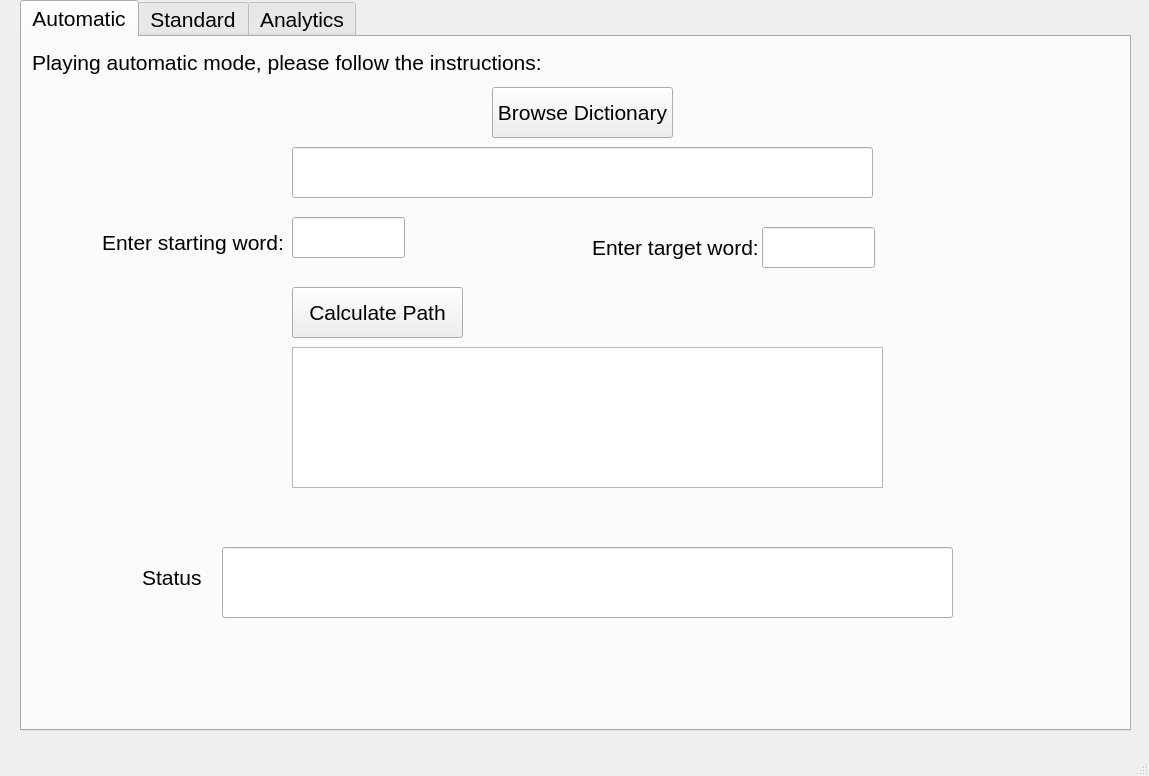
<?xml version="1.0" encoding="UTF-8"?>
<ui version="4.0">
 <class>MainWindow</class>
 <widget class="QMainWindow" name="MainWindow">
  <property name="geometry">
   <rect>
    <x>0</x>
    <y>0</y>
    <width>1149</width>
    <height>776</height>
   </rect>
  </property>
  <property name="minimumSize">
   <size>
    <width>0</width>
    <height>0</height>
   </size>
  </property>
  <property name="maximumSize">
   <size>
    <width>16777215</width>
    <height>16777215</height>
   </size>
  </property>
  <property name="sizeIncrement">
   <size>
    <width>0</width>
    <height>0</height>
   </size>
  </property>
  <property name="font">
   <font>
    <pointsize>16</pointsize>
   </font>
  </property>
  <property name="windowTitle">
   <string>MainWindow</string>
  </property>
  <widget class="QWidget" name="centralwidget">
   <widget class="QTabWidget" name="tabWidget">
    <property name="geometry">
     <rect>
      <x>20</x>
      <y>0</y>
      <width>1111</width>
      <height>731</height>
     </rect>
    </property>
    <property name="currentIndex">
     <number>0</number>
    </property>
    <widget class="QWidget" name="tab">
     <attribute name="title">
      <string>Automatic</string>
     </attribute>
     <widget class="QLabel" name="label">
      <property name="geometry">
       <rect>
        <x>10</x>
        <y>0</y>
        <width>621</width>
        <height>51</height>
       </rect>
      </property>
      <property name="text">
       <string>Playing automatic mode, please follow the instructions:</string>
      </property>
     </widget>
     <widget class="QLabel" name="label_2">
      <property name="geometry">
       <rect>
        <x>80</x>
        <y>180</y>
        <width>181</width>
        <height>51</height>
       </rect>
      </property>
      <property name="text">
       <string>Enter starting word:</string>
      </property>
     </widget>
     <widget class="QLabel" name="label_3">
      <property name="geometry">
       <rect>
        <x>570</x>
        <y>190</y>
        <width>171</width>
        <height>41</height>
       </rect>
      </property>
      <property name="text">
       <string>Enter target word:</string>
      </property>
     </widget>
     <widget class="QLineEdit" name="startWordEdit">
      <property name="geometry">
       <rect>
        <x>270</x>
        <y>180</y>
        <width>113</width>
        <height>41</height>
       </rect>
      </property>
     </widget>
     <widget class="QLineEdit" name="targetWordEdit">
      <property name="geometry">
       <rect>
        <x>740</x>
        <y>190</y>
        <width>113</width>
        <height>41</height>
       </rect>
      </property>
     </widget>
     <widget class="QPushButton" name="pathPushButton">
      <property name="geometry">
       <rect>
        <x>270</x>
        <y>250</y>
        <width>171</width>
        <height>51</height>
       </rect>
      </property>
      <property name="text">
       <string>Calculate Path</string>
      </property>
     </widget>
     <widget class="QTextEdit" name="textEdit">
      <property name="geometry">
       <rect>
        <x>270</x>
        <y>310</y>
        <width>591</width>
        <height>141</height>
       </rect>
      </property>
     </widget>
     <widget class="QPushButton" name="browseButton_1">
      <property name="geometry">
       <rect>
        <x>470</x>
        <y>50</y>
        <width>181</width>
        <height>51</height>
       </rect>
      </property>
      <property name="text">
       <string>Browse Dictionary</string>
      </property>
     </widget>
     <widget class="QLineEdit" name="dictionaryPathLineEdit_1">
      <property name="geometry">
       <rect>
        <x>270</x>
        <y>110</y>
        <width>581</width>
        <height>51</height>
       </rect>
      </property>
     </widget>
     <widget class="QLineEdit" name="statusEdit_2">
      <property name="geometry">
       <rect>
        <x>200</x>
        <y>510</y>
        <width>731</width>
        <height>71</height>
       </rect>
      </property>
     </widget>
     <widget class="QLabel" name="label_7">
      <property name="geometry">
       <rect>
        <x>120</x>
        <y>520</y>
        <width>61</width>
        <height>41</height>
       </rect>
      </property>
      <property name="text">
       <string>Status:</string>
      </property>
     </widget>
    </widget>
    <widget class="QWidget" name="tab_2">
     <attribute name="title">
      <string>Standard</string>
     </attribute>
     <widget class="QPushButton" name="browseButton_2">
      <property name="geometry">
       <rect>
        <x>30</x>
        <y>40</y>
        <width>191</width>
        <height>51</height>
       </rect>
      </property>
      <property name="text">
       <string>Browse Dictionary</string>
      </property>
     </widget>
     <widget class="QLineEdit" name="dictionaryPathLineEdit_2">
      <property name="geometry">
       <rect>
        <x>240</x>
        <y>40</y>
        <width>461</width>
        <height>61</height>
       </rect>
      </property>
     </widget>
     <widget class="QLabel" name="startWordDisplayLabel">
      <property name="geometry">
       <rect>
        <x>90</x>
        <y>220</y>
        <width>141</width>
        <height>41</height>
       </rect>
      </property>
      <property name="text">
       <string>Starting Word:</string>
      </property>
     </widget>
     <widget class="QLabel" name="endWordDisplayLabel">
      <property name="geometry">
       <rect>
        <x>650</x>
        <y>230</y>
        <width>131</width>
        <height>31</height>
       </rect>
      </property>
      <property name="text">
       <string>Ending Word:</string>
      </property>
     </widget>
     <widget class="QLineEdit" name="userStartWord">
      <property name="geometry">
       <rect>
        <x>240</x>
        <y>220</y>
        <width>121</width>
        <height>41</height>
       </rect>
      </property>
     </widget>
     <widget class="QLineEdit" name="userEndWord">
      <property name="geometry">
       <rect>
        <x>780</x>
        <y>220</y>
        <width>131</width>
        <height>41</height>
       </rect>
      </property>
     </widget>
     <widget class="QTextEdit" name="userInputPath">
      <property name="geometry">
       <rect>
        <x>240</x>
        <y>330</y>
        <width>671</width>
        <height>51</height>
       </rect>
      </property>
     </widget>
     <widget class="QLabel" name="label_5">
      <property name="geometry">
       <rect>
        <x>20</x>
        <y>330</y>
        <width>221</width>
        <height>51</height>
       </rect>
      </property>
      <property name="text">
       <string>Please enter the path:</string>
      </property>
     </widget>
     <widget class="QPushButton" name="submitButton">
      <property name="geometry">
       <rect>
        <x>430</x>
        <y>450</y>
        <width>191</width>
        <height>31</height>
       </rect>
      </property>
      <property name="text">
       <string>Submit</string>
      </property>
     </widget>
     <widget class="QLabel" name="label_4">
      <property name="geometry">
       <rect>
        <x>50</x>
        <y>510</y>
        <width>61</width>
        <height>51</height>
       </rect>
      </property>
      <property name="text">
       <string>Status:</string>
      </property>
     </widget>
     <widget class="QLineEdit" name="statusEdit">
      <property name="geometry">
       <rect>
        <x>130</x>
        <y>500</y>
        <width>851</width>
        <height>61</height>
       </rect>
      </property>
      <property name="text">
       <string/>
      </property>
     </widget>
     <widget class="QPushButton" name="startGameButton">
      <property name="geometry">
       <rect>
        <x>450</x>
        <y>140</y>
        <width>201</width>
        <height>61</height>
       </rect>
      </property>
      <property name="text">
       <string>Start Game</string>
      </property>
     </widget>
     <widget class="QSpinBox" name="wordSpinBox">
      <property name="geometry">
       <rect>
        <x>870</x>
        <y>50</y>
        <width>101</width>
        <height>41</height>
       </rect>
      </property>
     </widget>
     <widget class="QLabel" name="label_6">
      <property name="geometry">
       <rect>
        <x>730</x>
        <y>50</y>
        <width>131</width>
        <height>41</height>
       </rect>
      </property>
      <property name="text">
       <string>Word Length:</string>
      </property>
     </widget>
     <widget class="QPushButton" name="hintButton">
      <property name="geometry">
       <rect>
        <x>20</x>
        <y>410</y>
        <width>91</width>
        <height>31</height>
       </rect>
      </property>
      <property name="text">
       <string>HINT</string>
      </property>
     </widget>
     <widget class="QLabel" name="hintDisplayLabel">
      <property name="geometry">
       <rect>
        <x>120</x>
        <y>410</y>
        <width>801</width>
        <height>31</height>
       </rect>
      </property>
      <property name="text">
       <string/>
      </property>
     </widget>
     <widget class="QPushButton" name="gameSaveButton">
      <property name="geometry">
       <rect>
        <x>460</x>
        <y>590</y>
        <width>131</width>
        <height>41</height>
       </rect>
      </property>
      <property name="text">
       <string>Save Game</string>
      </property>
     </widget>
    </widget>
    <widget class="QWidget" name="tab_3">
     <attribute name="title">
      <string>Analytics</string>
     </attribute>
     <widget class="QLabel" name="label_8">
      <property name="geometry">
       <rect>
        <x>120</x>
        <y>60</y>
        <width>281</width>
        <height>41</height>
       </rect>
      </property>
      <property name="text">
       <string>Enter user name for analytics:</string>
      </property>
     </widget>
     <widget class="QTextEdit" name="analyticsUserNameInput">
      <property name="geometry">
       <rect>
        <x>400</x>
        <y>50</y>
        <width>361</width>
        <height>51</height>
       </rect>
      </property>
     </widget>
     <widget class="QPushButton" name="analyticsPushButton">
      <property name="geometry">
       <rect>
        <x>440</x>
        <y>140</y>
        <width>201</width>
        <height>51</height>
       </rect>
      </property>
      <property name="text">
       <string>Load Analytics</string>
      </property>
     </widget>
     <widget class="QTextEdit" name="analyticsResultsDisplay">
      <property name="geometry">
       <rect>
        <x>150</x>
        <y>280</y>
        <width>851</width>
        <height>351</height>
       </rect>
      </property>
      <property name="readOnly">
       <bool>true</bool>
      </property>
     </widget>
    </widget>
   </widget>
  </widget>
  <widget class="QMenuBar" name="menubar">
   <property name="geometry">
    <rect>
     <x>0</x>
     <y>0</y>
     <width>1149</width>
     <height>34</height>
    </rect>
   </property>
  </widget>
  <widget class="QStatusBar" name="statusbar"/>
 </widget>
 <resources/>
 <connections/>
 <slots>
  <slot>pathPushClicked()</slot>
 </slots>
</ui>
